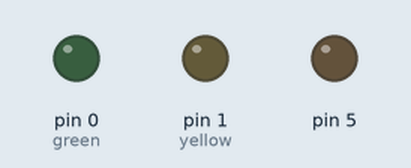
Bench run of a sketch on a simulated Arduino Uno, built with avr-gcc and run on an emulated ATmega328P. Parts: output pins drawn as LEDs (lit = HIGH).

Above: at 0.5 s.
At 3.05 s:
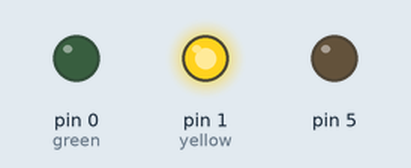
At 4.05 s:
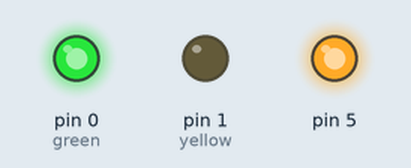
At 6.05 s:
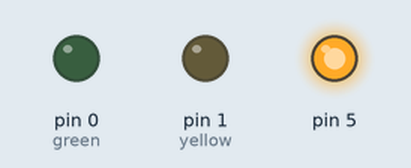
Timing chart, 0 to 6.5 s (numbered marks = the images above):
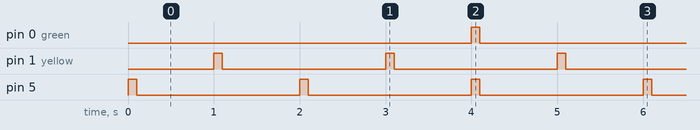

The sketch:

blinking_loop.ino
```cpp
/*
 red and yellow blink alternatively every second. Green blinks every 5 seconds.

 Pattern:
 red > yellow > red > yellow > red & green
 yellow > red > yellow > red > yellow & green
*/

void setup() {

  pinMode(5, OUTPUT);
  pinMode(1, OUTPUT); //yellow
  pinMode(0, OUTPUT); //green
}

int i, n;

void loop() {

  for (i=0; i<2; i++)
  {
    digitalWrite(5, HIGH); //red on
    delay(100);

    digitalWrite(5, LOW); //red off
    delay(900);

    digitalWrite(1, HIGH); //yellow on
    delay(100);

    digitalWrite(1, LOW); //yellow off
    delay(900);
  }

    digitalWrite(5, HIGH); //red on
    digitalWrite(0, HIGH); //green on
    delay(100);

    digitalWrite(5, LOW); //red off
    digitalWrite(0, LOW); //green off
    delay(900);

  for (i=0; i<2; i++)
  {
    digitalWrite(1, HIGH); //yellow on
    delay(100);

    digitalWrite(1, LOW); //yellow off
    delay(900);

    digitalWrite(5, HIGH); //red on
    delay(100);

    digitalWrite(5, LOW); //red off
    delay(900);
  }

    digitalWrite(1, HIGH); //yellow on
    digitalWrite(0, HIGH); //green on
    delay(100);

    digitalWrite(1, LOW); //yellow off
    digitalWrite(0, LOW); //green off
    delay(900);


}
```

Measured:
- by itself, pin 0 (green): alternates HIGH for 0.10 s and LOW for 4.9 s
- by itself, pin 1 (yellow), pin 5: alternates HIGH for 0.10 s and LOW for 1.9 s
- by itself, everything shown: repeats every 10.0 s, in 20 steps
